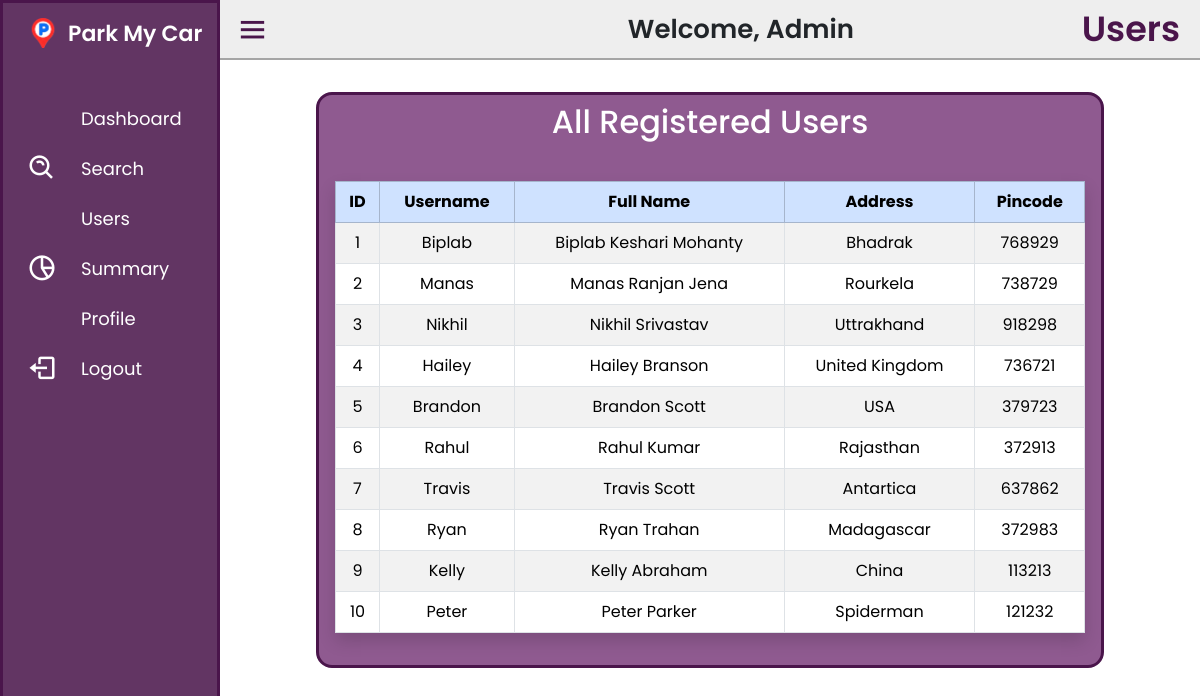
/users, run on an earlier commit of the app's database.
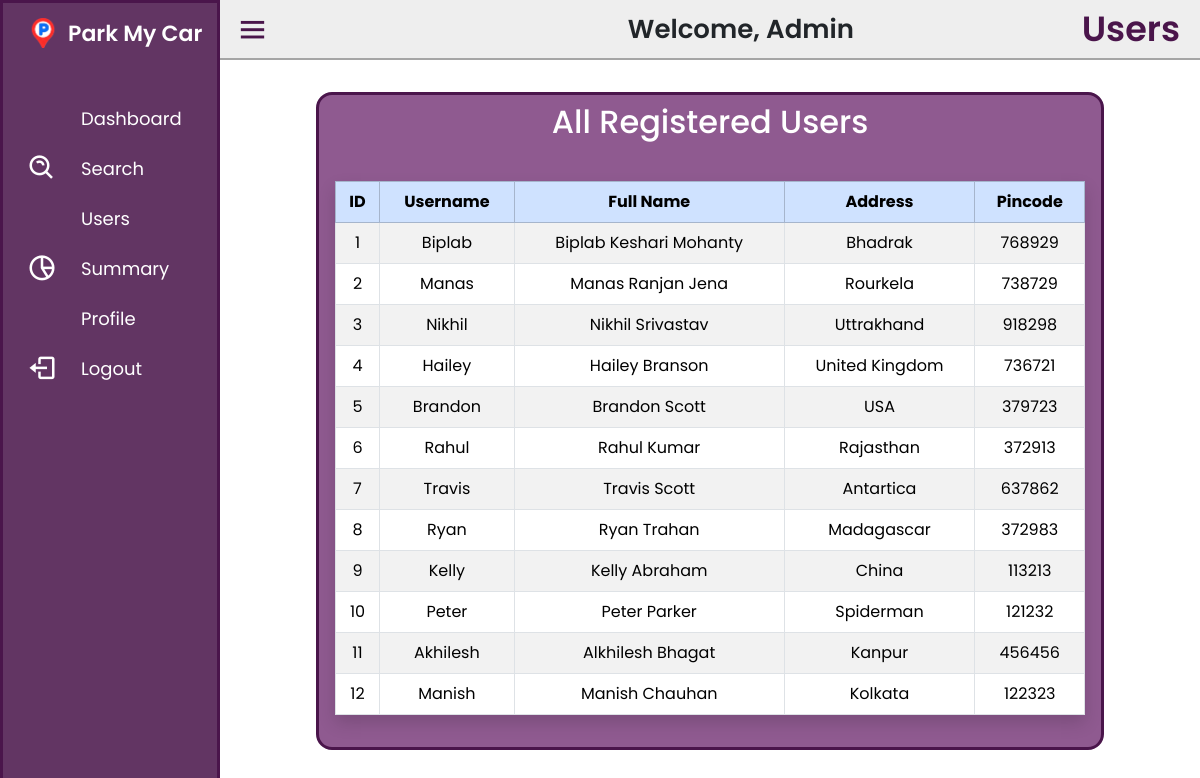
And on a later commit of the database.
### tables this page shows
CREATE TABLE users (
    id INTEGER PRIMARY KEY AUTOINCREMENT,
    username TEXT UNIQUE NOT NULL,
    full_name TEXT NOT NULL,
    password TEXT NOT NULL,
    address TEXT,
    pincode TEXT
);

### app.py (the view)
@app.route('/users')
def show_users():
    conn = sqlite3.connect(DB_PATH)
    conn.row_factory = sqlite3.Row  # Allows dict-like access
    cursor = conn.cursor()
    cursor.execute('SELECT * FROM users')
    users = cursor.fetchall()
    conn.close()
    return render_template("AdminTemplate.html",current="Users", users=users)

### templates/AdminTemplate.html (shortened to what this page needs)
<!DOCTYPE html>
<html lang="en" dir="ltr">
  <head>
    <link rel="stylesheet" href="../static/css/sidebar.css" />
    <link
      href="https://cdn.boxicons.com/fonts/basic/boxicons.min.css"
      rel="stylesheet"
    />
    <link
      href="https://unpkg.com/boxicons@2.0.7/css/boxicons.min.css"
      rel="stylesheet"
    />
  </head>
  <body>
    <div class="sidebar">
      <div class="logo-details">
        <img
          src="../static/images/favicon.png"
          alt=""
          style="height: 30px; margin-left: 25px; margin-right: 10px"
        />
        <span class="logo_name">Park&nbsp;My&nbsp;Car</span>
      </div>
      <ul class="nav-links">
        <li>
          <a href="/admindashboard">
            <i class="bx bx-dashboard-alt"></i>
            <span class="link_name">Dashboard</span>
          </a>
        </li>
        <li>
          <a href="/search">
            <i class='bx  bx-search-alt'  ></i>
            <span class="link_name">Search</span>
          </a>
        </li>
        <li>
          <a href="/users">
            <i class='bx  bx-community'  ></i>
            <span class="link_name">Users</span>
          </a>
        </li>
        <li>
          <a href="/adminsummary">
            <i class="bx bx-pie-chart-alt-2"></i>
            <span class="link_name">Summary</span>
          </a>
        </li>
        <li>
          <a data-bs-toggle="modal" data-bs-target="#EditProfile" style="cursor: pointer;">
            <i class="bx bx-user-square"></i>
            <span class="link_name">Profile</span>
          </a>
        </li>
        <li>
          <a data-bs-toggle="modal" data-bs-target="#LogoutCard" style="cursor: pointer;">
            <i class="bx bx-log-out"></i>
            <span class="link_name">Logout</span>
          </a>
        </li>
      </ul>
    </div>
    <section class="home-section">
      <div class="home-content ">
        <i class="bx bx-menu" style="width: 150px;"></i>
        <span >Welcome, Admin</span>
        <span class="text" style="margin-right: 20px;">{{current}}</span>
      </div>
      <div>{% if (current == "Dashboard")%}
        {%include "AdminDashboard.html"%}
        {%elif (current == "Users")%}
        {%include "RegisteredUsers.html"%}
        {%elif (current == "Search")%}
        {%include "AdminSearch.html"%}
        {%else%}
        {%include "AdminSummary.html"%}
        {% endif %}
    </div>
    </section>
  </body>
</html>

### templates/RegisteredUsers.html (shortened to what this page needs)
<!DOCTYPE html>
<html lang="en">
  <head>
    <link
      href="https://cdn.jsdelivr.net/npm/bootstrap@5.3.3/dist/css/bootstrap.min.css"
      rel="stylesheet"
    />
  </head>
  <body>
    <div class="content-blur py-3 px-5">
      <div
        class="w-full rounded-4 d-flex flex-column align-items-center mx-5 my-3 pt-2 text-white" style="background-color: #671f68bb; border: 3px solid #4A154B;"
      >
        <h2 class="mb-4 text-center">All Registered Users</h2>
        {%include "Users.html"%}
      </div>
    </div>
  </body>
</html>

### templates/Users.html
<div class="px-3 w-100 rounded-2 p-3">
          <table class="table table-bordered table-hover table-striped shadow text-center align-middle">
            <thead class="table-primary">
              <tr>
                <th>ID</th>
                <th>Username</th>
                <th>Full Name</th>
                <th>Address</th>
                <th>Pincode</th>
              </tr>
            </thead>
            <tbody>
              {% for user in users %}
              <tr>
                <td>{{ user.id }}</td>
                <td>{{ user.username }}</td>
                <td>{{ user.full_name }}</td>
                <td>{{ user.address or '-' }}</td>
                <td>{{ user.pincode or '-' }}</td>
              </tr>
              {% else %}
              <tr>
                <td colspan="6" class="text-center">No users found.</td>
              </tr>
              {% endfor %}
            </tbody>
          </table>
        </div>

### static/css/sidebar.css (style rules this page uses)
* { margin: 0; padding: 0; box-sizing: border-box; font-family: "Poppins", sans-serif; }
.sidebar { position: fixed; top: 0; left: 0; height: 100%; width: 220px; background: #4a154bdc; z-index: 100; transition: all 0.5s ease; border: 3px solid #4A154B; }
.sidebar .logo-details { height: 60px; width: 100%; display: flex; align-items: center; }
.sidebar .logo-details .logo_name { font-size: 22px; color: #fff; font-weight: 600; transition: 0.05s ease; transition-delay: 0.01s; }
.sidebar .nav-links { height: 100%; padding: 30px 0 150px 0; overflow: auto; }
.sidebar .nav-links li { position: relative; list-style: none; transition: all 0.4s ease; }
.sidebar .nav-links li i { height: 50px; min-width: 78px; text-align: center; line-height: 50px; color: #fff; font-size: 30px; cursor: pointer; transition: all 0.3s ease; }
.sidebar .nav-links li a { display: flex; align-items: center; text-decoration: none; }
.sidebar .nav-links li a .link_name { font-size: 18px; font-weight: 400; color: #fff; transition: all 0.4s ease; }
.home-section { position: relative; height: 100vh; left: 220px; width: calc(100% - 220px); transition: all 0.5s ease; }
.home-section .home-content { background: #e0e0e08c; height: 60px; display: flex; justify-content:between; align-items: center; border-bottom: 2px solid #a5a5a5ff; }
.home-section .home-content .bx-menu, .home-section .home-content .text { color: #4A154B; font-size: 35px; }
.home-section .home-content .bx-menu { margin: 0 15px; cursor: pointer; }
.home-section .home-content { display: flex; justify-content: space-between; font-size: 26px; font-weight: 600; }

### templates/RegisteredUsers.html (style rules this page uses)
body { font-family: "Poppins", "Roboto", sans-serif; }

What changed in the data, as far as the page shows it:
added users: id "11", username "Akhilesh", full_name "Alkhilesh Bhagat", address "Kanpur", pincode "456456"
added users: id "12", username "Manish", full_name "Manish Chauhan", address "Kolkata", pincode "122323"
